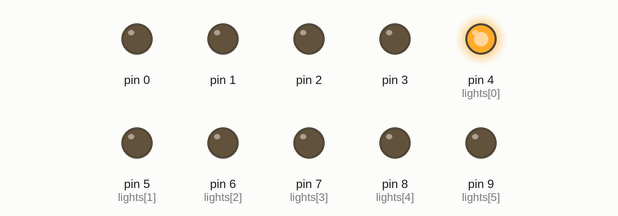
This sketch was run on a simulated Arduino Uno, built with avr-gcc and run on an emulated ATmega328P. On the bench: output pins drawn as LEDs (lit = HIGH).

Above: at 0.12 s.
At 1.12 s:
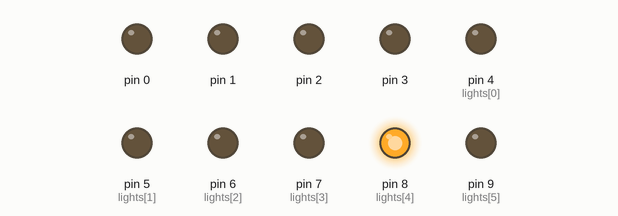
At 2.0 s:
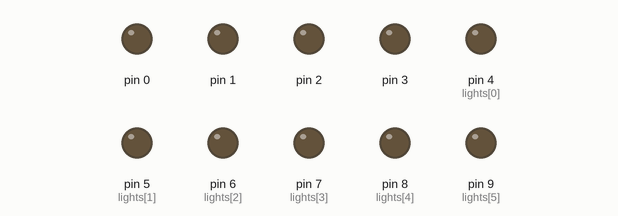
At 2.87 s:
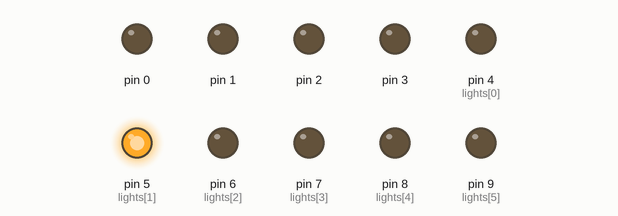
At 3.87 s:
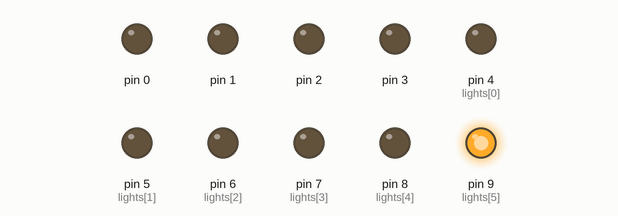
At 5.62 s:
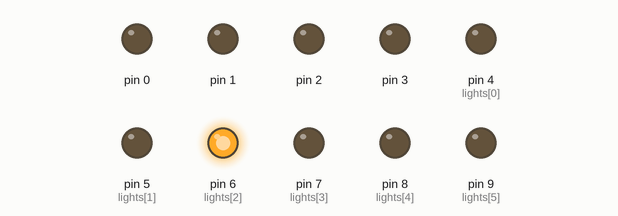
Timing chart, 0 to 5.9 s (numbered marks = the images above):
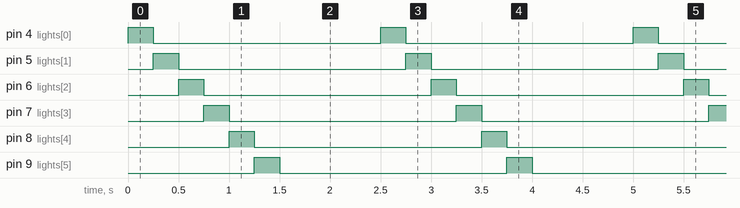

Measured:
- by itself, pin 4 (lights[0]), pin 5 (lights[1]), pin 6 (lights[2]), pin 7 (lights[3]), pin 8 (lights[4]), pin 9 (lights[5]): alternates HIGH for 0.25 s and LOW for 2.3 s
- by itself, everything shown: repeats every 2.5 s, in 7 steps

The sketch:

circle_simple.ino
```cpp
int lightsAmount = 10;
int timeout = 250;

int lights[] = {
  4, 5, 6, 7, 8, 9, 10, 11, 12, 13
};

int currentIndex = 0;

void setup() {
  for (int light = 0; light < lightsAmount; light++) {
    pinMode(light, OUTPUT);
  }
}

void loop() {
  digitalWrite(lights[currentIndex], HIGH);
  delay(timeout);
  digitalWrite(lights[currentIndex], LOW);

  currentIndex++;

  if (currentIndex > lightsAmount - 1) {
    currentIndex = 0;
  }
}
```
